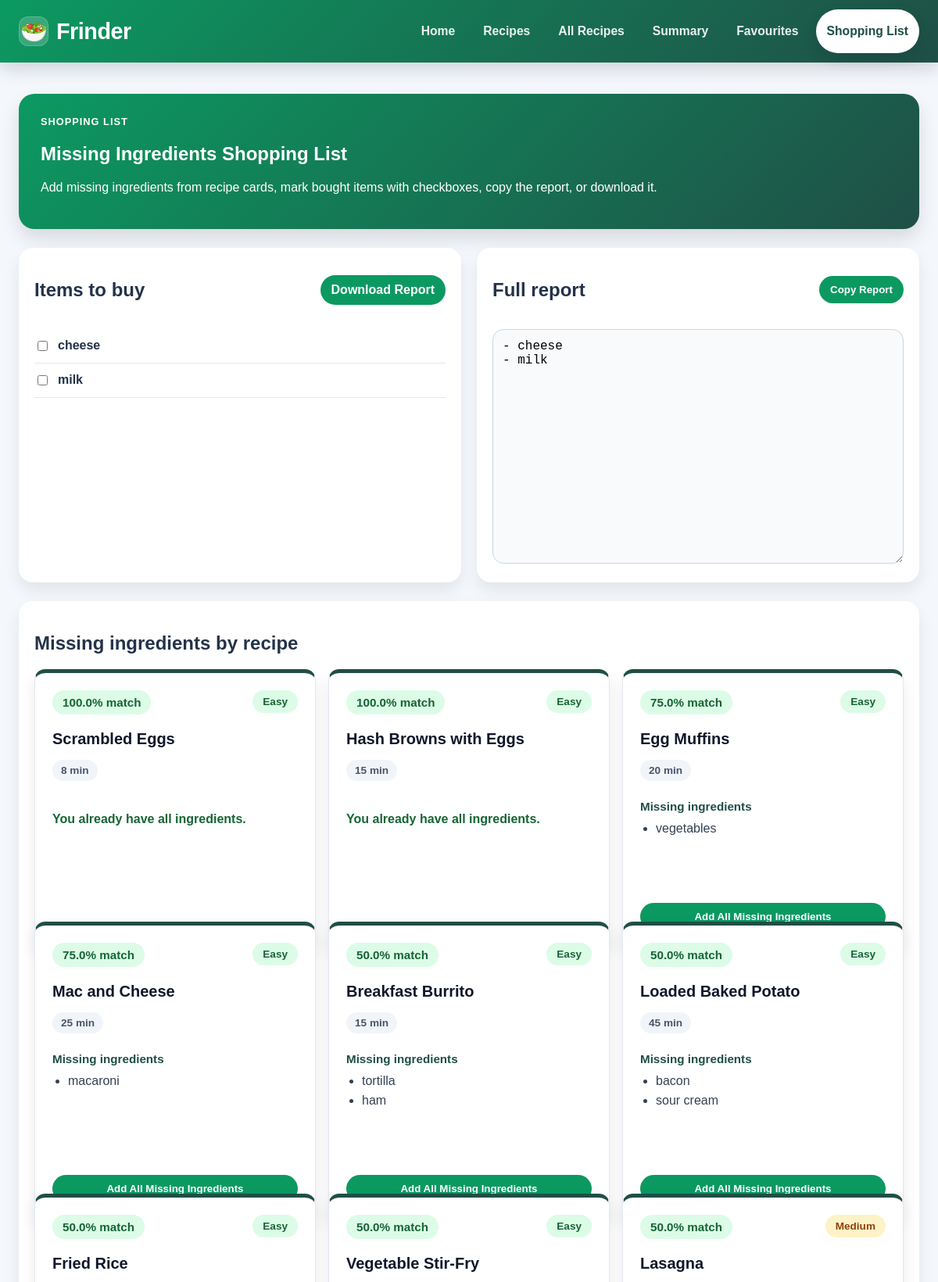
/shopping-list (upper part), run on the app's committed database.
### db_models.py (models this page shows)
class IngredientRow(Base):
    __tablename__ = "ingredients"
    id = Column(Integer, primary_key=True)
    name = Column(String, nullable=False, unique=True)
    recipe_links = relationship("RecipeIngredientRow", back_populates="ingredient")
    user_links = relationship("UserIngredientRow", back_populates="ingredient")
    shopping_links = relationship("ShoppingListRow", back_populates="ingredient")

class RecipeRow(Base):
    __tablename__ = "recipes"
    id = Column(Integer, primary_key=True)
    name = Column(String, nullable=False, unique=True)
    instructions = Column(String, nullable=False, default="")
    cooking_time = Column(Integer, nullable=False, default=0)
    difficulty = Column(String, nullable=False, default="Easy")
    recipe_ingredients = relationship(
        "RecipeIngredientRow",
        back_populates="recipe",
        cascade="all, delete-orphan",
        order_by="RecipeIngredientRow.position",
    )

### app.py (the view)
@app.route("/shopping-list")
def shopping_list():
    shopping_items = read_shopping_list()
    matched_recipes = get_latest_recipe_matches()
    report_text = build_shopping_report(shopping_items, matched_recipes)
    return render_template(
        "shopping_list.html",
        shopping_items=shopping_items,
        matched_recipes=matched_recipes,
        report_text=report_text,
    )

### app.py (called while the page is built)
def get_active_preferences():
    dietary_restrictions = normalize_dietary_restrictions(
        read_dietary_restrictions()
    )
    excluded_ingredients = read_excluded_ingredients()
    return dietary_restrictions, excluded_ingredients

def get_latest_recipe_matches():
    user_ingredients = read_user_ingredients()
    if not user_ingredients:
        return []
    recipes_list = load_recipes()
    dietary_restrictions, excluded_ingredients = get_active_preferences()
    suggestions = match_recipes(
        user_ingredients,
        recipes_list,
        dietary_restrictions=dietary_restrictions,
        excluded_ingredients=excluded_ingredients,
    )
    return [
        recipe
        for recipe in suggestions
        if recipe.match_score > 0
    ]

### db.py (called while the page is built)
def _session():
    return _session_factory()()

def session():
    return _session()

### matching.py (called while the page is built)
def normalize_dietary_restrictions(dietary_restrictions):
    selected_restrictions = []
    seen = set()
    for restriction in dietary_restrictions or []:
        restriction_key = clean_ingredient(restriction)
        if (
            restriction_key in DIETARY_RESTRICTION_LABELS
            and restriction_key not in seen
        ):
            selected_restrictions.append(restriction_key)
            seen.add(restriction_key)
    return selected_restrictions

def restricted_ingredients_for(dietary_restrictions):
    restricted_ingredients = set()
    for restriction in normalize_dietary_restrictions(dietary_restrictions):
        restricted_ingredients.update(DIETARY_RESTRICTION_CONFLICTS[restriction])
    return restricted_ingredients

def ingredient_name_variants(ingredient):
    cleaned_ingredient = clean_ingredient(ingredient)
    if not cleaned_ingredient:
        return set()
    variants = {cleaned_ingredient}
    if cleaned_ingredient.endswith("s"):
        variants.add(cleaned_ingredient[:-1])
    else:
        variants.add(f"{cleaned_ingredient}s")
    return variants

def expanded_ingredient_set(ingredients):
    expanded_ingredients = set()
    for ingredient in ingredients or []:
        expanded_ingredients.update(ingredient_name_variants(ingredient))
    return expanded_ingredients

### storage.py (called while the page is built)
def _unique_cleaned_items(items):
    unique_items = []
    seen = set()
    for item in items:
        cleaned = clean_ingredient(item)
        if cleaned and cleaned not in seen:
            unique_items.append(cleaned)
            seen.add(cleaned)
    return unique_items

### templates/shopping_list.html (shortened to what this page needs)
{% extends "base.html" %}
{% block content %}
<section class="shopping-banner">
    <p class="shopping-banner__label">Shopping List</p>
    <h1>Missing Ingredients Shopping List</h1>
    <p>
        Add missing ingredients from recipe cards, mark bought items with checkboxes,
        copy the report, or download it.
    </p>
</section>
<section class="shopping-layout">
    <div class="shopping-card">
        <div class="shopping-card__header">
            <h2>Items to buy</h2>
            <a
                href="{{ url_for('download_shopping_list') }}"
                class="shopping-button"
            >
                Download Report
            </a>
        </div>
        {% if shopping_items %}
            <ul class="shopping-items">
                {% for item in shopping_items %}
                    <li>
                        <form
                            action="{{ url_for('remove_shopping_item') }}"
                            method="POST"
                            class="shopping-checkbox-form"
                        >
                            <label>
                                <input
                                    type="checkbox"
                                    onchange="this.form.submit()"
                                >
                                <span>{{ item }}</span>
                            </label>
                        </form>
                    </li>
                {% endfor %}
            </ul>
        {% else %}
            <p>
                Your shopping list is empty. Add missing ingredients from the
                Recipes page or from the section below.
            </p>
        {% endif %}
    </div>
    <div class="shopping-card">
        <div class="shopping-card__header">
            <h2>Full report</h2>
            <button
                type="button"
                class="shopping-button"
                onclick="copyShoppingReport()"
            >
                Copy Report
            </button>
        </div>
        <textarea
            id="shopping-report"
            class="shopping-report"
            readonly
        >{{ report_text }}</textarea>
    </div>
</section>
<section class="shopping-card">
    <h2>Missing ingredients by recipe</h2>
    {% if matched_recipes %}
        <div class="shopping-recipe-list">
            {% for recipe in matched_recipes %}
                <article class="shopping-recipe recipe-card">
                    <div class="recipe-card__header">
                        <span class="recipe-card__match">{{ recipe.match_score }}% match</span>
                        <span class="difficulty-badge difficulty-badge--{{ recipe.difficulty | lower }}">
                            {{ recipe.difficulty }}
                        </span>
                    </div>
                    <h3 class="recipe-card__title">{{ recipe.name }}</h3>
                    <div class="recipe-card__info-row">
                        <span>{{ recipe.cooking_time }} min</span>
                    </div>
                    {% if recipe.missing_ingredients %}
                        <div class="recipe-card__section">
                            <h4>Missing ingredients</h4>
                            <ul class="recipe-card__list">
                                {% for ingredient in recipe.missing_ingredients %}
                                    <li>{{ ingredient }}</li>
                                {% endfor %}
                            </ul>
                        </div>
                        <form
                            action="{{ url_for('add_to_shopping_list') }}"
                            method="POST"
                            class="recipe-card__actions"
                        >
                            <button type="submit" class="shopping-button">
                                Add All Missing Ingredients
                            </button>
                        </form>
                    {% else %}
                        <p class="recipe-card__ready">You already have all ingredients.</p>
                    {% endif %}
                </article>
            {% endfor %}
        </div>
    {% else %}
        <p>
            No latest recipe matches yet. Go to Home, enter ingredients,
            and click Find Recipes first.
        </p>
    {% endif %}
</section>
{% endblock %}

### static/style.css (style rules this page uses)
body { font-family: Arial, sans-serif; margin: 0; background: #f4f7fb; color: #24324a; }
textarea { width: 100%; min-height: 120px; padding: 12px; box-sizing: border-box; font-family: inherit; font-size: 1rem; }
button { padding: 10px 14px; font-family: inherit; }
.homepage-header, .recipes-banner, .all-recipes-banner, .favourites-banner, .shopping-banner, .summary-hero { background: linear-gradient(135deg, #0C9961, #1f4f46); color: white; padding: 28px; border-radius: 20px; margin-bottom: 24px; box-shadow: 0 12px 24px rgba(0, 0, 0, 0.12); }
.recipes-banner__label, .all-recipes-banner__label, .favourites-banner__label, .shopping-banner__label, .summary-kicker { margin: 0 0 8px; text-transform: uppercase; letter-spacing: 1px; font-size: 0.8rem; font-weight: bold; }
.selected-ingredients-box, .active-preferences-box, .preferences-panel, .shopping-card, .summary-stat-card, .summary-panel { background: white; border-radius: 18px; padding: 20px; box-shadow: 0 10px 20px rgba(0, 0, 0, 0.08); }
.ingredients-edit-form__button, .shopping-button, .primary-submit-btn { border: none; border-radius: 999px; background: #0C9961; color: white; cursor: pointer; font-weight: bold; white-space: nowrap; }
.recipe-card { position: relative; display: flex; flex-direction: column; min-height: 100%; gap: 14px; margin-top: 0; padding: 22px; background: white; border: 1px solid #e2e8f0; border-radius: 14px; box-shadow: 0 10px 20px rgba(0, 0, 0, 0.08); transition: transform 0.2s ease, box-shadow 0.2s ease; }
.recipe-card__header, .recipe-card__top { display: flex; align-items: flex-start; justify-content: space-between; gap: 16px; margin-bottom: 4px; }
.recipe-card__title { display: flex; align-items: center; gap: 8px; margin: 0; color: #0f172a; font-size: 1.25rem; line-height: 1.3; }
.recipe-card__match { display: inline-flex; align-items: center; padding: 7px 13px; border-radius: 999px; background: #dcfce7; color: #166534; font-size: 0.95rem; font-weight: 800; white-space: nowrap; }
.recipe-card__info-row, .recipe-card__meta { display: flex; flex-wrap: wrap; gap: 8px; margin: 0 0 10px; color: #475569; font-size: 0.85rem; }
.recipe-card__info-row span, .recipe-card__meta span { display: inline-flex; align-items: center; padding: 6px 11px; border-radius: 999px; background: #f1f5f9; color: #475569; font-weight: 700; }
.difficulty-badge, .recipe-card__badge { display: inline-flex; align-items: center; padding: 7px 13px; border-radius: 999px; font-size: 0.85rem; font-weight: 800; white-space: nowrap; }
.difficulty-badge--easy, .recipe-card__badge { background: #dcfce7; color: #166534; }
.difficulty-badge--medium { background: #fef3c7; color: #92400e; }
.recipe-card__section { margin-top: 0; margin-bottom: 8px; }
.recipe-card__section h4 { margin: 0 0 8px; color: #1f4f46; font-size: 0.95rem; }
.recipe-card__list { margin: 8px 0 0; padding-left: 20px; color: #334155; line-height: 1.55; }
.recipe-card__ready { color: #166534; font-weight: bold; }
.recipe-card__actions { margin-top: auto; padding-top: 10px; }
.recipe-card__actions button, .favourite-button { width: 100%; }
.shopping-layout { display: grid; grid-template-columns: 1fr 1fr; gap: 20px; }
.shopping-card { margin-bottom: 24px; }
.shopping-card__header { display: flex; justify-content: space-between; align-items: center; gap: 16px; margin-bottom: 16px; }
.shopping-button { padding: 10px 14px; text-decoration: none; display: inline-block; }
.shopping-items { list-style: none; padding: 0; margin: 0; }
.shopping-items li { border-bottom: 1px solid #e2e8f0; padding: 12px 0; }
.shopping-checkbox-form label { display: flex; align-items: center; gap: 10px; font-weight: bold; cursor: pointer; }
.shopping-report { width: 100%; min-height: 300px; border: 1px solid #cbd5e1; border-radius: 14px; background: #f8fafc; font-family: monospace; resize: vertical; }
.shopping-recipe-list { display: grid; grid-template-columns: repeat(3, minmax(0, 1fr)); gap: 16px; }
.shopping-recipe { border-top: 5px solid #1f4f46; }
.shopping-recipe .recipe-card__actions { margin: auto 0 0; padding-top: 10px; }
.shopping-recipe .shopping-button { width: 100%; }

### data on the page
IngredientRow: name "cheese"
IngredientRow: name "milk"
RecipeRow: match_score "100.0", difficulty "Easy", name "Scrambled Eggs", cooking_time "8", shows "You already have all ingredients."
RecipeRow: match_score "100.0", difficulty "Easy", name "Hash Browns with Eggs", cooking_time "15", shows "You already have all ingredients."
RecipeRow: match_score "75.0", difficulty "Easy", name "Egg Muffins", cooking_time "20"
IngredientRow: name "vegetables"
RecipeRow: match_score "75.0", difficulty "Easy", name "Mac and Cheese", cooking_time "25"
IngredientRow: name "macaroni"
RecipeRow: match_score "50.0", difficulty "Easy", name "Breakfast Burrito", cooking_time "15"
IngredientRow: name "tortilla"
IngredientRow: name "ham"
RecipeRow: match_score "50.0", difficulty "Easy", name "Loaded Baked Potato", cooking_time "45"
IngredientRow: name "bacon"
IngredientRow: name "sour cream"
RecipeRow: match_score "50.0", difficulty "Easy", name "Fried Rice"
RecipeRow: match_score "50.0", difficulty "Easy", name "Vegetable Stir-Fry"
RecipeRow: match_score "50.0", difficulty "Medium", name "Lasagna"
